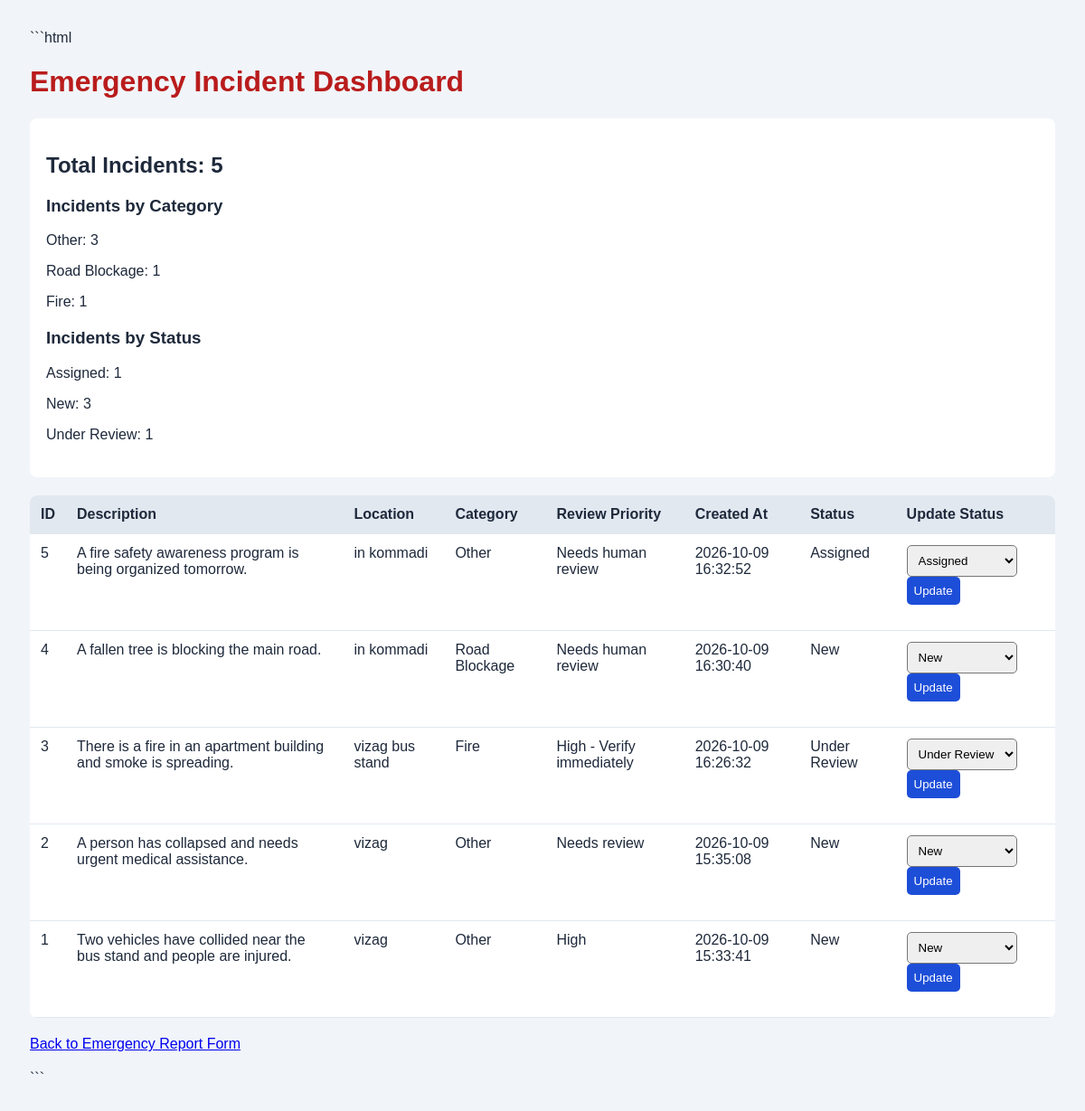
/dashboard, run on the app's committed database.
### tables this page shows
CREATE TABLE incidents (
            id INTEGER PRIMARY KEY AUTOINCREMENT,
            message TEXT NOT NULL,
            location TEXT NOT NULL,
            category TEXT NOT NULL,
            priority TEXT NOT NULL,
            status TEXT NOT NULL DEFAULT 'New',
            created_at TEXT NOT NULL
        );

### app.py (the view)
@app.route("/dashboard")
def dashboard():
    with get_db_connection() as conn:
        incidents = conn.execute("""
            SELECT * FROM incidents
            ORDER BY id DESC
        """).fetchall()
        total = conn.execute(
            "SELECT COUNT(*) FROM incidents"
        ).fetchone()[0]
        category_counts = conn.execute("""
            SELECT category, COUNT(*) AS count
            FROM incidents
            GROUP BY category
            ORDER BY count DESC
        """).fetchall()
        status_counts = conn.execute("""
            SELECT status, COUNT(*) AS count
            FROM incidents
            GROUP BY status
        """).fetchall()
    return render_template(
        "dashboard.html",
        incidents=incidents,
        total=total,
        category_counts=category_counts,
        status_counts=status_counts,
        statuses=VALID_STATUSES
    )

### app.py (called while the page is built)
def get_db_connection():
    conn = sqlite3.connect(DATABASE)
    conn.row_factory = sqlite3.Row
    return conn

### templates/dashboard.html (shortened to what this page needs)
<!DOCTYPE html>
<html lang="en">
<head>
</head>
<body>
    <div class="container">
        <h1>Emergency Incident Dashboard</h1>
        <div class="summary">
            <h2>Total Incidents: {{ total }}</h2>
            <div class="stats">
                <h3>Incidents by Category</h3>
                {% if category_counts %}
                    {% for item in category_counts %}
                        <p>
                            {{ item.category | replace("_", " ") | title }}:
                            {{ item.count }}
                        </p>
                    {% else %}
                        <p>No category data available.</p>
                    {% endfor %}
                {% else %}
                    <p>No incidents submitted yet.</p>
                {% endif %}
            </div>
            <div class="stats">
                <h3>Incidents by Status</h3>
                {% if status_counts %}
                    {% for item in status_counts %}
                        <p>{{ item.status }}: {{ item.count }}</p>
                    {% endfor %}
                {% else %}
                    <p>No status data available.</p>
                {% endif %}
            </div>
        </div>
        <div class="table-wrapper">
            <table>
                <thead>
                    <tr>
                        <th>ID</th>
                        <th>Description</th>
                        <th>Location</th>
                        <th>Category</th>
                        <th>Review Priority</th>
                        <th>Created At</th>
                        <th>Status</th>
                        <th>Update Status</th>
                    </tr>
                </thead>
                <tbody>
                    {% for incident in incidents %}
                        <tr>
                            <td>{{ incident.id }}</td>
                            <td>{{ incident.message }}</td>
                            <td>{{ incident.location }}</td>
                            <td>
                                {{ incident.category | replace("_", " ") | title }}
                            </td>
                            <td>{{ incident.priority }}</td>
                            <td>{{ incident.created_at }}</td>
                            <td>{{ incident.status }}</td>
                            <td>
                                <form
                                    method="POST"
                                    action="{{ url_for('update_incident', incident_id=incident.id) }}"
                                >
                                    <select name="status" required>
                                        {% for status in statuses %}
                                            <option
                                                value="{{ status }}"
                                                {% if status == incident.status %}
                                                    selected
                                                {% endif %}
                                            >
                                                {{ status }}
                                            </option>
                                        {% endfor %}
                                    </select>
                                    <button type="submit">Update</button>
                                </form>
                            </td>
                        </tr>
                    {% else %}
                        <tr>
                            <td colspan="8">No incidents submitted yet.</td>
                        </tr>
                    {% endfor %}
                </tbody>
            </table>
        </div>
        <a class="back-link" href="{{ url_for('home') }}">
            Back to Emergency Report Form
        </a>
    </div>
</body>
</html>

### templates/dashboard.html (style rules this page uses)
body { font-family: Arial, sans-serif; background: #f1f5f9; padding: 25px; color: #1e293b; }
.container { max-width: 1200px; margin: auto; }
h1 { color: #b91c1c; }
.summary { background: white; padding: 18px; margin-bottom: 20px; border-radius: 8px; }
.table-wrapper { overflow-x: auto; background: white; border-radius: 8px; }
table { border-collapse: collapse; width: 100%; min-width: 950px; }
th, td { text-align: left; padding: 12px; border-bottom: 1px solid #e2e8f0; vertical-align: top; }
th { background: #e2e8f0; }
select, button { padding: 8px; border-radius: 5px; }
button { background: #1d4ed8; color: white; border: none; cursor: pointer; }
.back-link { display: inline-block; margin: 20px 0; }
.stats { margin-bottom: 20px; }

### data on the page
incidents: id "5", message "A fire safety awareness program is being organized tomorrow.", location "in kommadi", category "Other", priority "Needs human review", created_at "2026-10-09 16:32:52", status "Assigned"
incidents: id "4", message "A fallen tree is blocking the main road.", location "in kommadi", category "Road Blockage", priority "Needs human review", created_at "2026-10-09 16:30:40", status "New"
incidents: id "3", message "There is a fire in an apartment building and smoke is spreading.", location "vizag bus stand", category "Fire", priority "High - Verify immediately", created_at "2026-10-09 16:26:32", status "Under Review"
incidents: id "2", message "A person has collapsed and needs urgent medical assistance.", location "vizag", category "Other", priority "Needs review", created_at "2026-10-09 15:35:08", status "New"
incidents: id "1", message "Two vehicles have collided near the bus stand and people are injured.", location "vizag", category "Other", priority "High", created_at "2026-10-09 15:33:41", status "New"

### other printed values
{{ total }} "5"
{{ item.category | replace("_", " ") | title }} "Other" "Road Blockage" "Fire"
{{ item.count }} "3" "1" "1"
{{ item.status }} "Assigned" "New" "Under Review"
{{ item.count }} "1" "3" "1"
